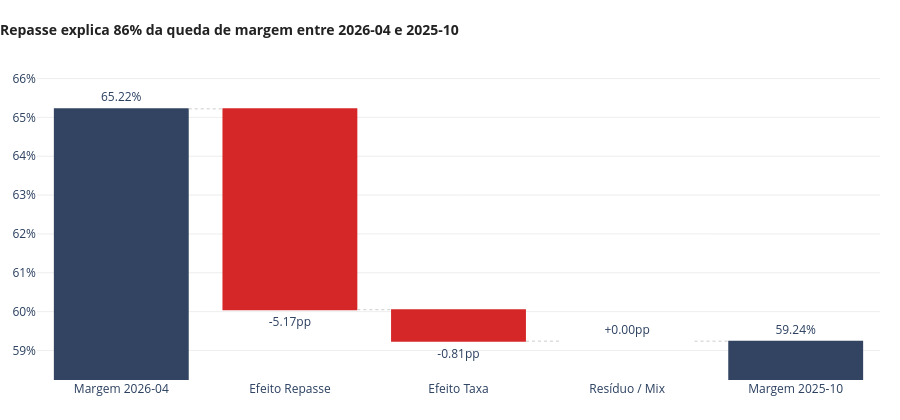

The code cell stored with this chart in its notebook:
### Markdown cell above
### 8. Decomposição da Diferença de Margem

Este bloco calcula a diferença de margem entre o melhor e o pior mês e decompõe essa variação em fatores como repasse, taxa e resíduo de mix, visualizando o resultado em um gráfico de cascata.

### Code cell
melhor = df_table.loc[df_table["margem"].idxmax()]
pior = df_table.loc[df_table["margem"].idxmin()]

print(f"Melhor mês: {melhor['year_month']} | Margem: {melhor['margem']:.2f}%")
print(f"Pior mês: {pior['year_month']} | Margem: {pior['margem']:.2f}%")

delta_total = pior["margem"] - melhor["margem"]
delta_repasse = -(pior["pct_repasse"] - melhor["pct_repasse"])
delta_taxa = -(pior["pct_taxa"] - melhor["pct_taxa"])
delta_residuo = delta_total - delta_repasse - delta_taxa

steps = {
    f"Margem {melhor['year_month']}": melhor["margem"],
    "Efeito Repasse": delta_repasse,
    "Efeito Taxa": delta_taxa,
    "Resíduo / Mix": delta_residuo,
    f"Margem {pior['year_month']}": pior["margem"],
}

labels = list(steps.keys())
values = list(steps.values())

# Base acumulada para o gráfico de cascata
base = [0] * len(labels)
acc = melhor["margem"]
for i in range(1, len(labels) - 1):
    base[i] = acc
    acc += values[i]
base[-1] = 0

measures = ["absolute"] + ["relative"] * (len(labels) - 2) + ["absolute"]

fig = go.Figure(go.Waterfall(
    orientation="v",
    measure=measures,
    x=labels,
    y=values,
    textposition="outside",
    text=[f"{v:+.2f}pp" if i not in (0, len(values)-1) else f"{v:.2f}%" for i, v in enumerate(values)],
    connector=dict(line=dict(color="#CCCCCC", width=1, dash="dot")),
    increasing=dict(marker=dict(color="#2CA02C")),
    decreasing=dict(marker=dict(color="#D62728")),
    totals=dict(marker=dict(color="#324461")),
))

fig.update_layout(
    title=dict(
        text=f"<b>Repasse explica {abs(delta_repasse / delta_total * 100):.0f}% da queda de margem entre {melhor['year_month']} e {pior['year_month']}</b>",
        font=dict(size=14, color="#222222"),
        x=0, xanchor="left",
    ),
    yaxis=dict(
        ticksuffix="%",
        showgrid=True,
        gridcolor="#EEEEEE",
        range=[pior["margem"] - 1, melhor["margem"] + 1],
    ),
    xaxis=dict(showgrid=False),
    plot_bgcolor="white",
    paper_bgcolor="white",
    showlegend=False,
    margin=dict(l=20, r=20, t=70, b=40),
    height=420,
)

fig.show(config={"displayModeBar": False})
save_figure(fig, "02_margin_bridge_best_vs_worst_month")

print(f"Delta de repasse: {delta_repasse:.2f} pp")
print(f"Delta total de margem: {delta_total:.2f} pp")
print(f"Participação do repasse na queda: {round(delta_repasse / delta_total * 100)}%")

### Figure 1 — Plotly figure (JSON) as saved in the notebook; plotly's stock layout.template omitted (floating-point values rounded to 4 significant figures)
{"data": [{"connector": {"line": {"color": "#CCCCCC", "dash": "dot", "width": 1}}, "decreasing": {"marker": {"color": "#D62728"}}, "increasing": {"marker": {"color": "#2CA02C"}}, "measure": ["absolute", "relative", "relative", "relative", "absolute"], "orientation": "v", "text": ["65.22%", "-5.17pp", "-0.81pp", "+0.00pp", "59.24%"], "textposition": "outside", "totals": {"marker": {"color": "#324461"}}, "type": "waterfall", "x": ["Margem 2026-04", "Efeito Repasse", "Efeito Taxa", "Resíduo / Mix", "Margem 2025-10"], "y": [65.22, -5.17, -0.81, 4.885e-15, 59.24]}], "layout": {"height": 420, "margin": {"b": 40, "l": 20, "r": 20, "t": 70}, "paper_bgcolor": "white", "plot_bgcolor": "white", "showlegend": false, "title": {"font": {"color": "#222222", "size": 14}, "text": "<b>Repasse explica 86% da queda de margem entre 2026-04 e 2025-10</b>", "x": 0, "xanchor": "left"}, "xaxis": {"showgrid": false}, "yaxis": {"gridcolor": "#EEEEEE", "range": [58.24, 66.22], "showgrid": true, "ticksuffix": "%"}}}
